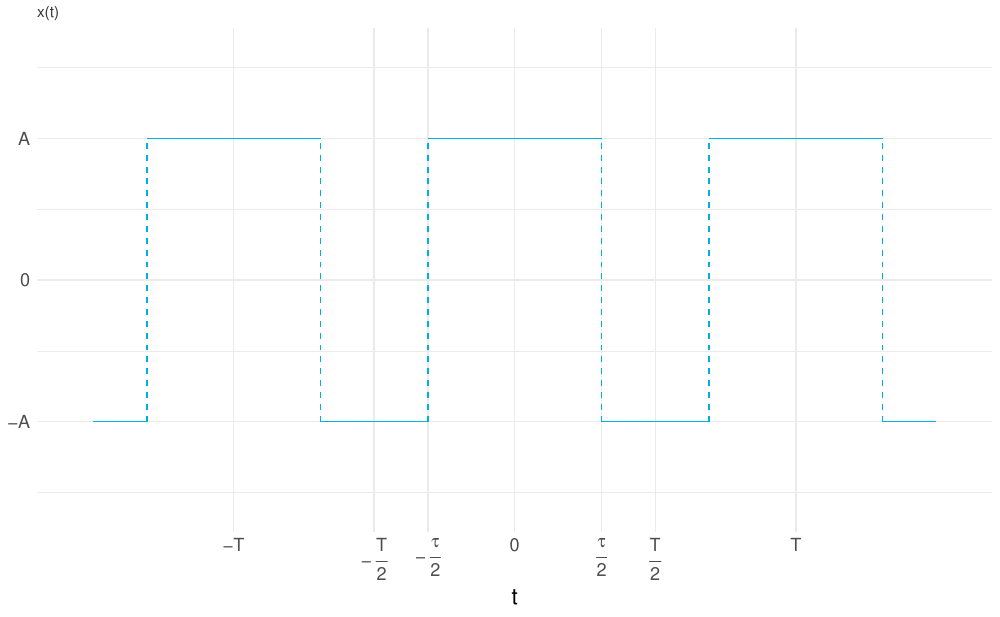

Generate this figure with R:
# square wave plot

library(ggplot2)

options(scipen=10000)

epsilon <- 10
tau     <- 4
T1      <- tau * 1.6180339887498948
A      <- 1 #1.381966011

output_width  <- 10
output_height <- output_width * 0.6180339887498948


ylabel <- bquote( "x" )
xlabel <- bquote( "t" )


xbreaks <- c(0, -tau/2, tau/2, -T1/2, T1/2, -T1, T1)
xlabels <- c(0, bquote("-"~over(tau, 2)), bquote(over(tau, 2)), bquote("-"~over("T", 2)), bquote(over("T", 2)), bquote("-T"), bquote("T"))

#for(n in 1:3) {
  #xbreaks <- c(xbreaks, n*T1)
  #xlabels <- c(xlabels, bquote(.(n)~T))
#}

function_color <- "#00b1db"


####################################################################

p <- ggplot(data.frame(x=c(0,2), y=c(-2,2)), aes(x=x)) +

        theme_minimal() + # maybe theme_bw()
        theme(legend.position="none", plot.title = element_text(color = "gray21", size=1.6180339887498948^5), plot.subtitle = element_text(color = "grey80", size=1.6180339887498948^5)) +
        ggtitle("x(t)") +

        theme(text = element_text(size=16.180339887498948), axis.title.y = element_text(angle = 0, vjust = .5), panel.grid.minor.x = element_blank()) + # rotate axis title

        xlab(xlabel) +
        #ylab(ylabel)  +

        scale_y_continuous(limits=c(-1.618033, 1.6180339887498948), breaks=c(-A,0,A), labels=c("-A", 0, "A")) +
        scale_x_continuous(limits=c(-epsilon, epsilon), breaks=xbreaks, labels=xlabels)
        #scale_x_discrete(limits=1, breaks=c(1,2,3)) #labels=c(0, bquote("-"~over("T1",2)), bquote(over(-tau,2)), bquote(over(-tau,2)), bquote(over(tau,2))) )

delta <- T1

for (n in -1:1) {

  # solid horizontal lines
  p <- p + geom_segment( x = -tau/2 + n*delta, y = A, xend = tau/2  + n*delta,  yend = A, color=function_color, linetype="solid") +
      geom_segment( x = -T1/2  + n*delta, y = -A, xend = -tau/2 + n*delta,  yend = -A, color=function_color, linetype="solid") +
      geom_segment( x = T1/2   + n*delta, y = -A, xend = tau/2  + n*delta,  yend = -A, color=function_color, linetype="solid")

  # test segment
  #p <- p + geom_segment( x = T1/2, y = 0, xend = T1/2-tau/2 + T1/2, yend = 0, aes(color="blue"), linetype="solid")

  # dashed vertical lines
  p <- p + geom_segment( x = -tau/2 + n*delta, y = -A, xend = -tau/2 + n*delta, yend = A, color=function_color, linetype="dashed")+
           geom_segment( x =  tau/2 + n*delta, y = -A, xend = tau/2 + n*delta,  yend = A, color=function_color, linetype="dashed")
}

pdf("1_1_function.pdf", width = output_width, height = output_height, )
p
